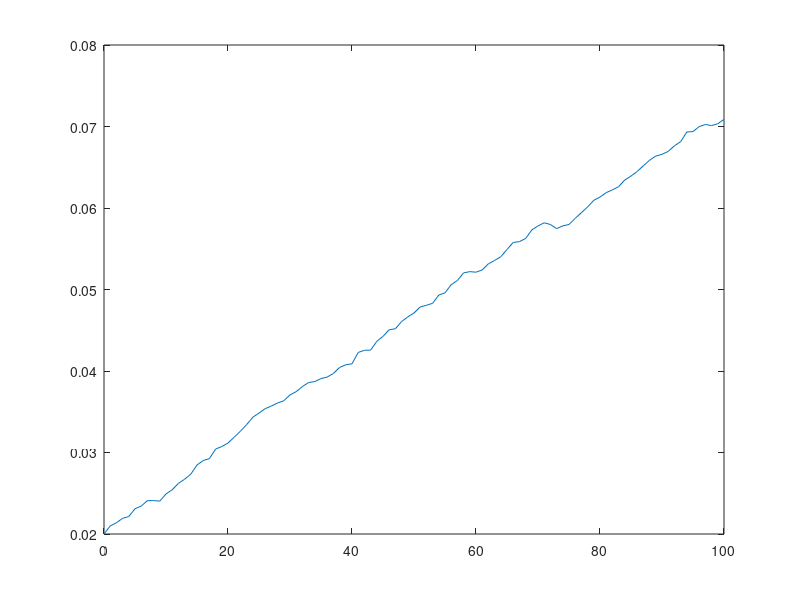

Recreate this plot in MATLAB.
function [r,times]=simulateVasicekTbondPmeasure(  )
%SIMULATEVASICEK Generate simulations of the Vasickek model
rng('default')
r0=0.02;
a=0.5;
b=0.05;
sigma=0.05;
T=0.5;
lambda=-1;
NSteps=101;
dt=T/(NSteps-1);
times = 0:dt:T;
NPaths=100;
r = zeros( NPaths, NSteps );
currR = r0;
for i=1:NSteps
  epsilon = randn( NPaths,1 ); 
  r(:,i)=currR;
    currR = currR + (a.*(b-currR)-(lambda*sigma/a)).*dt + sigma.*sqrt(dt).*epsilon;
end
mean_P=mean(r, 1)
x=0:1:100
plot(x, mean_P)
end
   